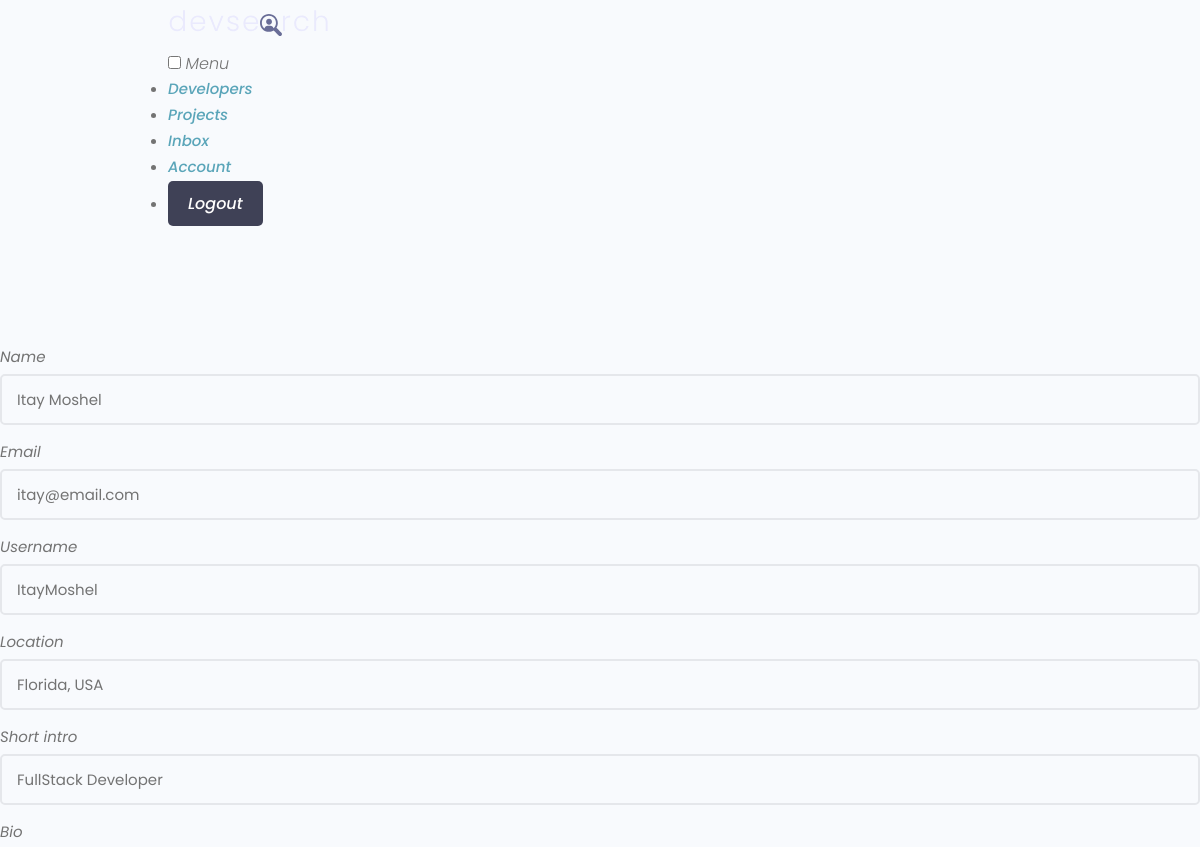
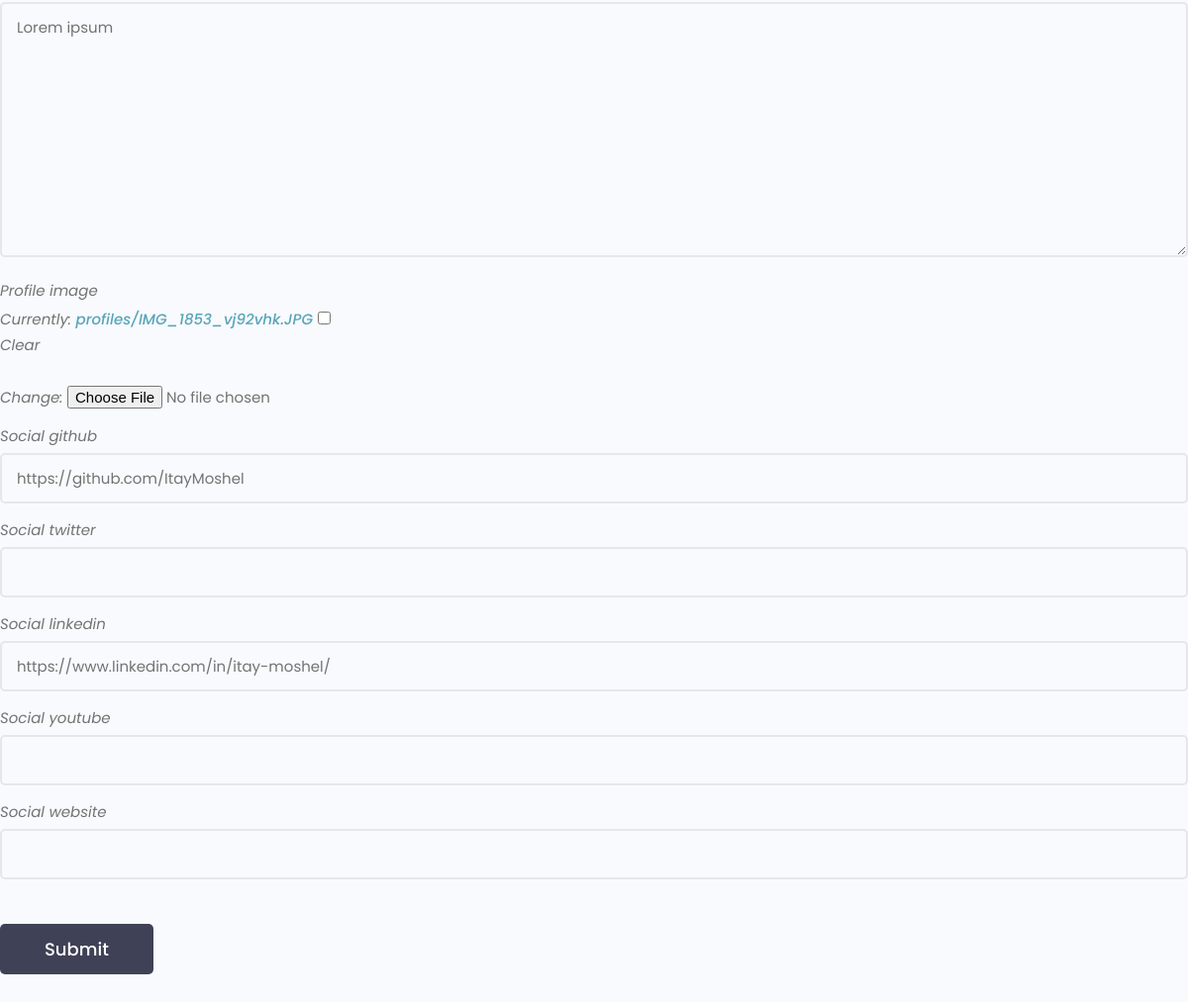
The app's page /edit-account (signed in) with its own data (2 pictures, top to bottom).
### users/models.py (models this page shows, shortened)
class Profile(models.Model):
    user = models.OneToOneField(User, on_delete=models.CASCADE, null=True, blank=True)
    name = models.CharField(max_length=200, blank=True, null=True)
    email = models.EmailField(max_length=500, blank=True, null=True)
    username = models.CharField(max_length=200, blank=True, null=True)
    location = models.CharField(max_length=200, blank=True, null=True)
    short_intro = models.CharField(max_length=500, null=True, blank=True)
    bio = models.TextField(blank=True, null=True)
    profile_image = models.ImageField(null=True, blank=True, upload_to='profiles/', default='profiles/user-default.png')
    social_github = models.CharField(max_length=200, blank=True, null=True)
    social_twitter = models.CharField(max_length=200, blank=True, null=True)
    social_linkedin = models.CharField(max_length=200, blank=True, null=True)
    social_youtube = models.CharField(max_length=200, blank=True, null=True)
    social_website = models.CharField(max_length=200, blank=True, null=True)
    created = models.DateTimeField(auto_now_add=True)
    id = models.UUIDField(default=uuid.uuid4, unique=True, primary_key=True, editable=False)

### users/views.py (the view)
# urls.py: path('edit-account', views.editAccount, name='edit-account'),
@login_required(login_url="login")
def editAccount(request):
    profile = request.user.profile
    form = ProfileForm(instance=profile)
    if request.method == "POST":
        form = ProfileForm(request.POST, request.FILES, instance=profile)
        if form.is_valid():
            form.save()
            return redirect('account')
    context = {
        'form': form,
    }
    return render(request, 'users/profile_form.html', context)

### users/forms.py
class ProfileForm(ModelForm):
    class Meta:
        model = Profile
        exclude = ['user']
    def __init__(self, *args, **kwargs):
        super(ProfileForm, self).__init__(*args, **kwargs)
        for name, field in self.fields.items():
            field.widget.attrs.update({'class':'input',})

### users/templates/users/profile_form.html (shortened to what this page needs)
{% extends 'main.html' %}
{% block content%}
    <main class="formPage my-xl">
        <div class="content-box">
            <div class="formWrapper">
                <br>
                <form class="form" action="{% url 'edit-account' %}" method="post" enctype="multipart/form-data">
                    {% for field in form %}
                    <div class="form__field">
                        <label for="formInput#text">{{field.label}}</label>
                        {{field}}
                    </div>
                    {% endfor %}
                    <input class="btn btn--sub btn--lg  my-md" type="submit" value="Submit" />
                </form>
            </div>
        </div>
    </main>
{%endblock%}

### static/uikit/styles/modules/_variables.css (style rules this page uses)
:root { --color-main: #5aa5b9; --color-main-light: #e6faff; --color-sub: #3f4156; --color-sub-light: #51546e; --color-sub-lighter: #ededfd; --color-text: #737373; --color-gray: #8b8b8b; --color-light: #e5e7eb; --color-light-gray: #767676; --color-bg: #f8fafd; --color-white: #fffefd; --color-white-light: #f3f3f3; --color-success: #359e64; --color-success-bg: #def8e8; --color-error: #fc4b0b; --color-error-bg: #fff2ee; --font-base: 'Poppins', arial, helvetica, 'Segoe UI', roboto, ubuntu, sans-serif; --font-monospace: 'Fira Code', 'Courier New', courier, monospace; --font-regular: 300; --font-medium: 500; --font-bold: 700; --generic-shadow: 1px 1px 5px #00000010; --generic-transition: all 0.3s ease-in-out; }

### static/uikit/styles/modules/_base.css (style rules this page uses)
* { margin: 0; padding: 0; box-sizing: border-box; text-rendering: optimizeLegibility; color: inherit; font-size: inherit; }
html { font-size: 50%; }
@media only screen and (min-width: 480px) { html { font-size: 56.25%; } }
@media only screen and (min-width: 1200px) { html { font-size: 62.5%; } }

### static/uikit/styles/modules/_typography.css (style rules this page uses)
* { font-family: var(--font-base); }
a { padding-bottom: 2px; text-decoration: none; display: inline-block; color: var(--color-main); font-weight: var(--font-medium); }

### static/uikit/styles/modules/_utilities.css (style rules this page uses)
.my-md { margin: 3rem auto; }
.my-xl { margin: 8rem auto; }

### static/uikit/styles/modules/_button.css (style rules this page uses)
.btn { display: inline-block; position: relative; cursor: pointer; background-color: var(--color-light); font-weight: var(--font-medium); color: var(--color-sub); text-decoration: none; padding: 1rem 2rem; border-radius: 0.5rem; border: none; width: -webkit-fit-content; width: -moz-fit-content; width: fit-content; height: -webkit-fit-content; height: -moz-fit-content; height: fit-content; font-size: 1.6rem; outline-width: 0; outline-color: transparent; -webkit-backface-visibility: hidden; backface-visibility: hidden; transition: all 0.3s ease-in-out; }
.btn--sub { background-color: var(--color-sub); color: var(--color-white); }
.btn--lg { font-size: 1.8rem; padding: 1.2rem 4.5rem; }

### static/uikit/styles/modules/_form.css (style rules this page uses)
.form { display: block; }
.form__field { margin-top: 1.5rem; margin-bottom: 1.5rem; }
.form__label, .form__field > label { display: block; margin-bottom: 0.5rem; color: var(--color-text); }
input.input[type='text'], input.input[type='email'], input.input[type='password'], input.input[type='number'], textarea.input { min-width: 24rem; width: 100%; padding: 1.2rem 1.5rem; border-radius: 0.5rem; border: 2px solid var(--color-light); transition: all 0.3s ease-in-out; background-color: var(--color-bg); }

### records on screen
Profile: form "Itay Moshel" "itay@email.com" "ItayMoshel" "Florida, USA" "FullStack Developer" "Lorem ipsum" "https://github.com/ItayMoshel" "https://www.linkedin.com/in/itay-moshel/"

### other values on screen
{{ field.label }} "Name" "Email" "Username" "Location" "Short intro" "Bio" "Profile image" "Social github" "Social twitter" "Social linkedin" "Social youtube" "Social website"
